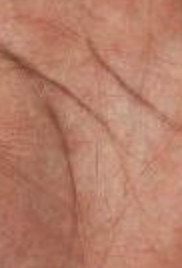
#> input picture mp4/data/data0.png, 182 x 268 px; its folder holds 4 pictures in this run
$ python scd.py
#> lines starting #> are read from the running program, lines starting #| are printed output that depends on the picture; after the words box and inside, x2 and y2 are one past the last pixel; in counts of white or black regions, pixels touching at a corner belong together

from PIL import Image
import numpy as np

# NOTE this code is by Jack Hanke

# create skin color histogram from data in data directory
def make_histogram():
    # make hue, saturation histogram
    histogram = np.zeros((256,256))
    # loop over all data points
    dataset_size = 6
    for data_index in range(dataset_size):
        # convert to hue, saturation, value format
        img = Image.open(f'data/data{data_index}.png').convert('HSV')
#> img: PIL image 182x268 HSV; mean H, S, V 11.4, 107.6, 182.2
        im_array = np.asarray(img)
        x, y, c = im_array.shape
#> x = 268; y = 182; c = 3
        # loop over all pixels, increment if this pixel is seen
        for i in range(x):
            for j in range(y):
                pixel_hue, pixel_saturation = im_array[i][j][:2]
                histogram[pixel_hue][pixel_saturation] += 1
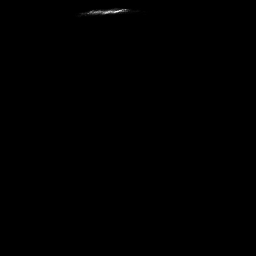
#> histogram: shape (256, 256) float64; min 0, max 728, mean 0.7; drawn with min black and max white
#> pass 2 of the loop in make_histogram, `for data_index in range(dataset_size):`:
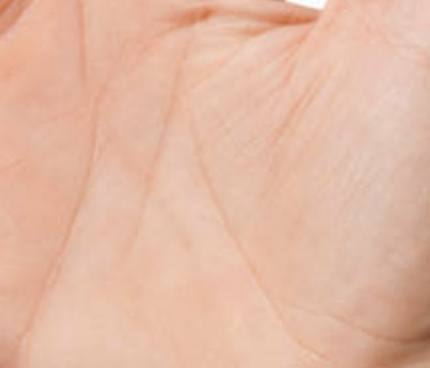
#> input picture mp4/data/data1.png, 430 x 368 px
#> img: PIL image 430x368 HSV; mean H, S, V 13.7, 71.4, 227.4
#> after the loop in make_histogram, `for i in range(x):`:
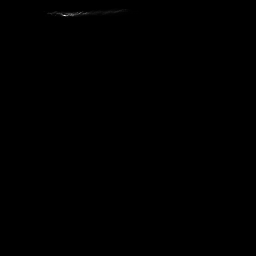
#> histogram: shape (256, 256) float64; 1.58% of pixels changed, all inside (x1, y1, x2, y2) = (0, 0, 166, 252); drawn with min black and max white
#> pass 3 of the loop in make_histogram, `for data_index in range(dataset_size):`:
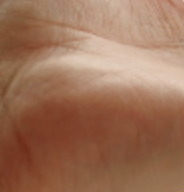
#> input picture mp4/data/data2.png, 184 x 192 px
#> img: PIL image 184x192 HSV; mean H, S, V 15.3, 118.1, 156.4
#> after the loop in make_histogram, `for i in range(x):`:
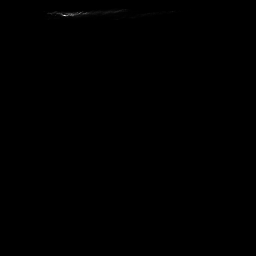
#> histogram: shape (256, 256) float64; 1.56% of pixels changed, all inside (x1, y1, x2, y2) = (41, 8, 197, 23); drawn with min black and max white
#> the loop made 5 passes; the first 3 are shown

    # normalize histogram by maximum value seen
    max_value = np.max(histogram)
    historgram = histogram / max_value

    return histogram

# given a color image and a hue, saturation skin color histogram, produce a segmented image
def segment_with_histogram(img_path: str, histogram: np.array, threshold: float = 0.5):
    img_in = Image.open(img_path).convert('HSV')
    im_array = np.asarray(img_in)
    x, y, c = im_array.shape
    segmented_im = np.zeros((x,y,c))
    # loop over every pixel
    for i in range(x):
        for j in range(y):
            # fetch pixel information
            pixel_hue, pixel_saturation, pixel_color = im_array[i][j]
            # get probability from histogram that this pixel is a skin tone
            prob = histogram[pixel_hue][pixel_saturation]
            # if this probability is above given threshold, then it is a pixel of skin color
            if prob > threshold:
                segmented_im[i][j] = im_array[i][j]

    # create image and save to disk
    output_img_path = 'segmented' + img_path[:-3] + 'png'
    return_im = Image.fromarray(segmented_im.astype(np.uint8), 'HSV').convert('RGB')
    return_im.save(output_img_path)
    print(f'Image saved at: {output_img_path}')

    return return_im


if __name__ == '__main__':
    # make histogram from data in data directory
#> (the run stopped early here; a loop or call above may not have finished)
